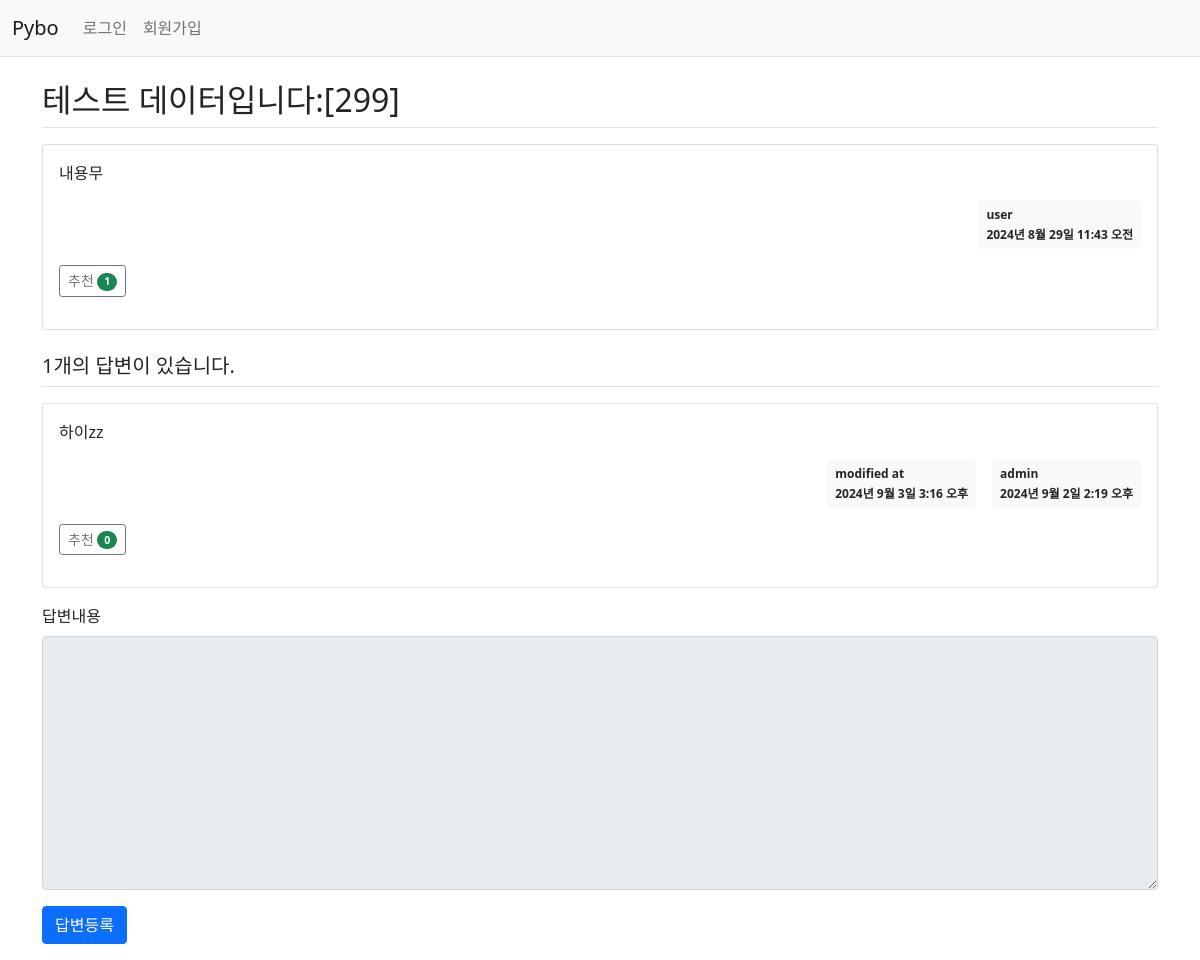
The app's page /pybo/304/, older data.
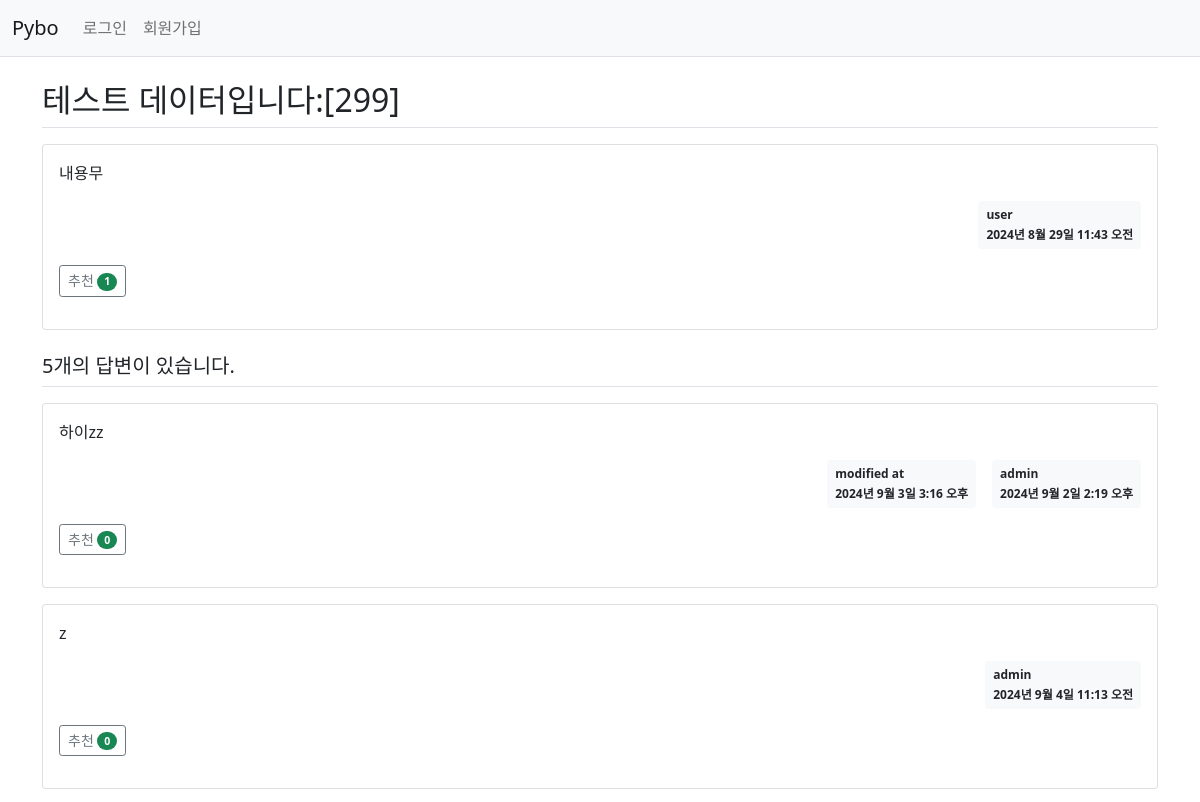
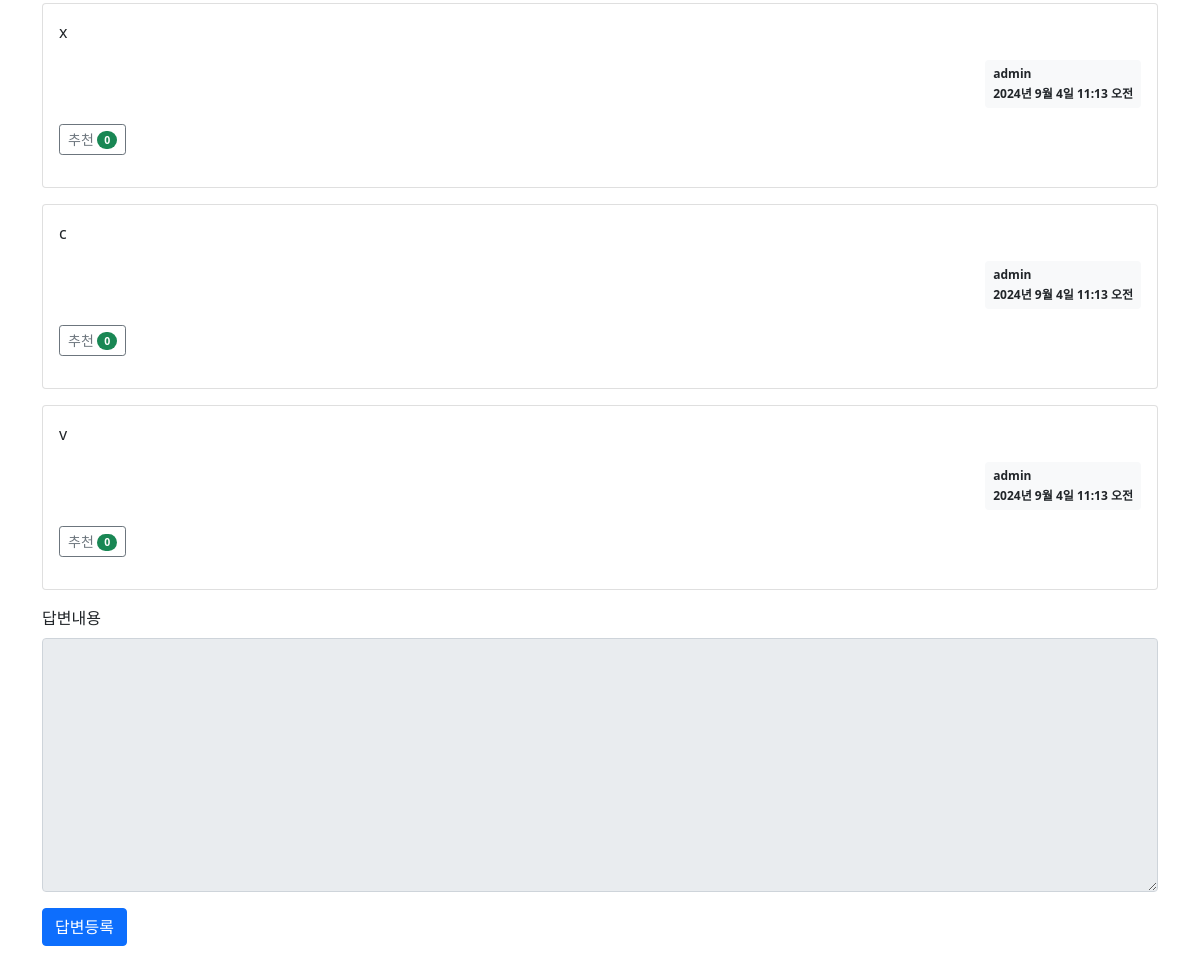
The same page, newer data (2 pictures, top to bottom).
### pybo/models.py (models this page shows, shortened)
class Question(models.Model):
    author = models.ForeignKey(User, on_delete=models.CASCADE, related_name='author_question')
    subject = models.CharField(max_length=200)
    content = models.TextField()
    create_date = models.DateTimeField()
    modify_date = models.DateTimeField(null=True, blank=True)
    voter = models.ManyToManyField(User, related_name='voter_question')

class Answer(models.Model):
    author = models.ForeignKey(User, on_delete=models.CASCADE, related_name='author_answer')
    question = models.ForeignKey(Question, on_delete=models.CASCADE)
    content = models.TextField()
    create_date = models.DateTimeField()
    modify_date = models.DateTimeField(null=True, blank=True)
    voter = models.ManyToManyField(User, related_name='voter_answer')

### pybo/views/base_views.py (the view)
# urls.py: path('<int:question_id>/', base_views.detail, name='detail'),
def detail(request, question_id):
    question = get_object_or_404(Question, pk=question_id)
    context = {'question': question}
    return render(request, 'pybo/question_detail.html', context)

### pybo/templatetags/pybo_filter.py (called while the page is built)
@register.filter
def mark(value):
    extensions = ['nl2br', 'fenced_code']
    return mark_safe(markdown.markdown(value, extensions=extensions))

### templates/pybo/question_detail.html (shortened to what this page needs)
{% extends 'base.html' %}
{% load pybo_filter %}
{% block content %}
    <div class="container my-3">
        <h2 class="border-bottom py-2">{{ question.subject }}</h2>
        <div class="card my-3">
            <div class="card-body">
                <div class="card-text">{{ question.content|mark }}</div>
                <div class="d-flex justify-content-end">
                    <div class="badge bg-light text-dark p-2 text-start">
                        <div class="mb-2">{{ question.author.username }}</div>
                        <div>{{ question.create_date }}</div>
                    </div>
                </div>
                <div class="my-3">
                    <a href="#" data-uri="{% url 'pybo:question_vote' question.id %}" class="recommend btn btn-sm btn-outline-secondary">
                        추천
                        <span class="badge rounded-pill bg-success">{{ question.voter.count }}</span>
                    </a>
                </div>
            </div>
        </div>
        <h5 class="border-bottom my-3 py-2">{{ question.answer_set.count }}개의 답변이 있습니다.</h5>
        {% for answer in question.answer_set.all %}
            <div class="card my-3">
                <div class="card-body">
                    <div class="card-text">{{ answer.content|mark }}</div>
                    <div class="d-flex justify-content-end">
                        {% if answer.modify_date %}
                            <div class="badge bg-light text-dark p-2 text-start mx-3">
                                <div class="mb-2">modified at</div>
                                <div>{{ answer.modify_date }}</div>
                            </div>
                        {% endif %}
                        <div class="badge bg-light text-dark p-2 text-start">
                            <div class="mb-2">{{ answer.author.username }}</div>
                            <div>{{ answer.create_date }}</div>
                        </div>
                    </div>
                    <div class="my-3">
                        <a href="#" data-uri="{% url 'pybo:answer_vote' answer.id %}" class="recommend btn btn-sm btn-outline-secondary">
                            추천
                            <span class="badge rounded-pill bg-success">{{ answer.voter.count }}</span>
                        </a>
                    </div>
                </div>
            </div>
        {% endfor %}
        <form action="{% url 'pybo:answer_create' question.id %}" method="post" class="my-3">
            <div class="mb-3">
                <label for="content" class="form-label">답변내용</label>
                <textarea {% if not user.is_authenticated %}disabled{% endif %} name="content" id="content" class="form-control" rows="10"></textarea>
            </div>
            <input type="submit" value="답변등록" class="btn btn-primary">
        </form>
    </div>
{% endblock %}

### templates/base.html (shortened to what this page needs)
{% load static %}
<!doctype html>
<html lang="ko">
<head>
    <link rel="stylesheet" type="text/css" href="{% static 'bootstrap.min.css' %}">
    <link rel="stylesheet" type="text/css" href="{% static 'style.css' %}">
</head>
<body>
{% include 'navbar.html' %}
{% block content %}
{% endblock %}
</body>
</html>

### templates/navbar.html (shortened to what this page needs)
<nav class="navbar navbar-expand-lg navbar-light bg-light border-bottom">
    <div class="container-fluid">
        <a class="navbar-brand" href="{% url 'pybo:index' %}">Pybo</a>
        <div class="collapse navbar-collapse" id="navbarSupportedContent">
            <ul class="navbar-nav me-auto mb-2 mb-lg-0">
                <li class="nav-item">
                    {% if user.is_authenticated %}
                        <a class="nav-link" href="{% url 'common:logout' %}">{{ user.username }} (로그아웃)</a>
                    {% else %}
                        <a class="nav-link" href="{% url 'common:login' %}">로그인</a>
                    {% endif %}
                </li>
                <li>
                    {% if not user.is_authenticated %}
                        <a href="{% url 'common:signup' %}" class="nav-link">회원가입</a>
                    {% endif %}
                </li>
            </ul>
        </div>
    </div>
</nav>

Row changes from the older to the newer data that the page shows:
computed for Question "테스트 데이터입니다:[299]": answer_set.count "1" → "5"
added Answer: content|mark "z", author.username "admin", create_date "2024년 9월 4일 11:13 오전", voter.count "0"
added Answer: content|mark "x", author.username "admin", create_date "2024년 9월 4일 11:13 오전", voter.count "0"
added Answer: content|mark "c", author.username "admin", create_date "2024년 9월 4일 11:13 오전", voter.count "0"
added Answer: content|mark "v", author.username "admin", create_date "2024년 9월 4일 11:13 오전", voter.count "0"
